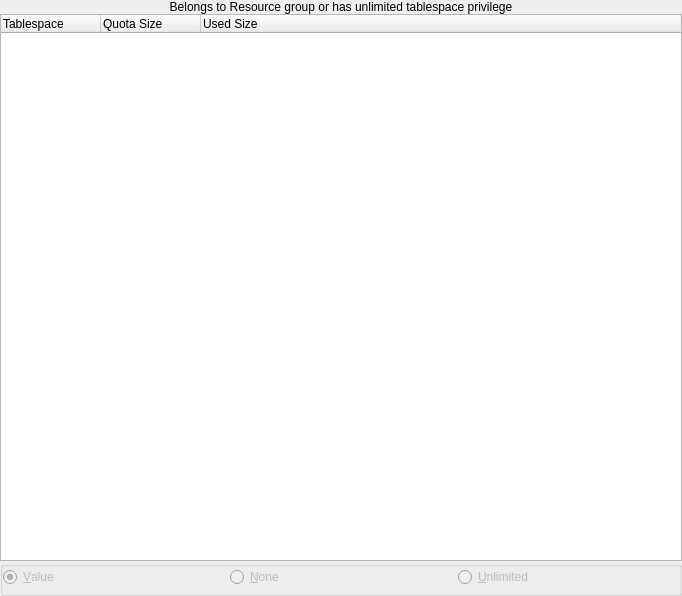
<ui version="4.0" >
 <class>toSecurityQuotaUI</class>
 <widget class="QWidget" name="toSecurityQuotaUI" >
  <property name="geometry" >
   <rect>
    <x>0</x>
    <y>0</y>
    <width>682</width>
    <height>596</height>
   </rect>
  </property>
  <layout class="QGridLayout" >
   <property name="leftMargin" >
    <number>0</number>
   </property>
   <property name="topMargin" >
    <number>0</number>
   </property>
   <property name="rightMargin" >
    <number>0</number>
   </property>
   <property name="bottomMargin" >
    <number>0</number>
   </property>
   <property name="horizontalSpacing" >
    <number>0</number>
   </property>
   <property name="verticalSpacing" >
    <number>0</number>
   </property>
   <item row="1" column="0" >
    <widget class="toTreeWidget" name="Tablespaces" >
     <property name="allColumnsShowFocus" >
      <bool>true</bool>
     </property>
     <column>
      <property name="text" >
       <string>Tablespace</string>
      </property>
     </column>
     <column>
      <property name="text" >
       <string>Quota Size</string>
      </property>
     </column>
     <column>
      <property name="text" >
       <string>Used Size</string>
      </property>
     </column>
    </widget>
   </item>
   <item row="2" column="0" >
    <widget class="QGroupBox" name="SizeGroup" >
     <property name="enabled" >
      <bool>false</bool>
     </property>
     <property name="title" >
      <string/>
     </property>
     <property name="lineWidth" stdset="0" >
      <number>0</number>
     </property>
     <layout class="QGridLayout" >
      <property name="leftMargin" >
       <number>0</number>
      </property>
      <property name="topMargin" >
       <number>0</number>
      </property>
      <property name="rightMargin" >
       <number>0</number>
      </property>
      <property name="bottomMargin" >
       <number>0</number>
      </property>
      <property name="horizontalSpacing" >
       <number>6</number>
      </property>
      <property name="verticalSpacing" >
       <number>6</number>
      </property>
      <item row="1" column="0" colspan="3" >
       <widget class="toFilesize" native="1" name="Size" >
        <property name="focusPolicy" >
         <enum>Qt::TabFocus</enum>
        </property>
       </widget>
      </item>
      <item row="0" column="2" >
       <widget class="QRadioButton" name="Unlimited" >
        <property name="text" >
         <string>&amp;Unlimited</string>
        </property>
       </widget>
      </item>
      <item row="0" column="1" >
       <widget class="QRadioButton" name="None" >
        <property name="text" >
         <string>&amp;None</string>
        </property>
       </widget>
      </item>
      <item row="0" column="0" >
       <widget class="QRadioButton" name="Value" >
        <property name="text" >
         <string>&amp;Value</string>
        </property>
        <property name="checked" >
         <bool>true</bool>
        </property>
       </widget>
      </item>
     </layout>
    </widget>
   </item>
   <item row="0" column="0" >
    <widget class="QLabel" name="Disabled" >
     <property name="text" >
      <string>Belongs to Resource group or has unlimited tablespace privilege</string>
     </property>
     <property name="alignment" >
      <set>Qt::AlignCenter</set>
     </property>
     <property name="wordWrap" >
      <bool>false</bool>
     </property>
    </widget>
   </item>
  </layout>
 </widget>
 <customwidgets>
  <customwidget>
   <class>toTreeWidget</class>
   <extends>QTreeWidget</extends>
   <header>totreewidget.h</header>
  </customwidget>
  <customwidget>
   <class>toFilesize</class>
   <extends>QWidget</extends>
   <header>tofilesize.h</header>
  </customwidget>
 </customwidgets>
 <tabstops>
  <tabstop>Tablespaces</tabstop>
  <tabstop>Value</tabstop>
  <tabstop>None</tabstop>
  <tabstop>Unlimited</tabstop>
  <tabstop>Size</tabstop>
 </tabstops>
 <resources/>
 <connections/>
</ui>
